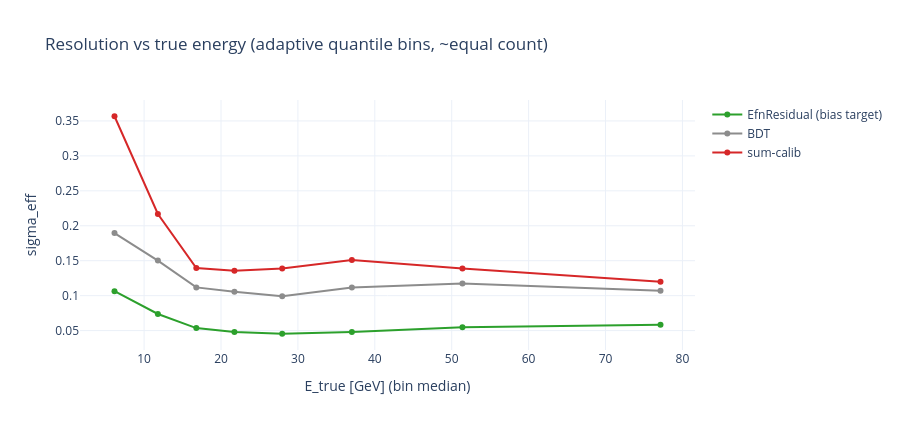

Notebook code for this chart:
### Markdown cell above
## Resolution vs energy - adaptive (quantile) bins 
For the best model, the BDT, and the raw calibrated sum, compute `sigma_eff` inside each equal-count energy bin. Adaptive bins keep the high-energy points from going noisy.

### Code cell
def sigma_vs_energy(pred_e, true_e, edges):
    cx, sy, ny = [], [], []
    for i in range(len(edges) - 1):
        hi = edges[i + 1] + (1e-6 if i == len(edges) - 2 else 0.0)
        m = (true_e >= edges[i]) & (true_e < hi)
        if m.sum() >= 20:
            cx.append(float(np.median(true_e[m])))
            sy.append(float(resolution(pred_e[m], true_e[m])["sigma_eff"]))
            ny.append(int(m.sum()))
    return np.array(cx), np.array(sy), ny

best_name = summary13.iloc[0]["variant"]
ma, mb = calib[best_name]
pe_best = np.exp(ma * predict_raw(models[best_name], kte) + mb)
pe_bdt = np.exp(gb.predict(agg[kte]))
pe_sum = np.exp(la * agg[kte, 0] + lb)

curves = {best_name: pe_best, "BDT": pe_bdt, "sum-calib": pe_sum}
cols = {best_name: "#2ca02c", "BDT": "#8c8c8c", "sum-calib": "#d62728"}
fig = go.Figure()
for name, pe in curves.items():
    cx, sy, ny = sigma_vs_energy(pe, Et[kte], edges)
    fig.add_trace(go.Scatter(x=cx, y=sy, mode="lines+markers", name=name, line=dict(color=cols[name])))
fig.update_layout(template="plotly_white", height=430,
                  title="Resolution vs true energy (adaptive quantile bins, ~equal count)",
                  xaxis_title="E_true [GeV] (bin median)", yaxis_title="sigma_eff")
fig.show()

### Figure 1 — Plotly figure (JSON) as saved in the notebook; plotly's stock layout.template omitted (floating-point values rounded to 4 significant figures)
{"data": [{"line": {"color": "#2ca02c"}, "mode": "lines+markers", "name": "EfnResidual (bias target)", "type": "scatter", "x": [6.15, 11.79, 16.79, 21.74, 27.96, 37.02, 51.4, 77.15], "y": [0.1064, 0.0738, 0.0536, 0.048, 0.0455, 0.048, 0.0549, 0.0583]}, {"line": {"color": "#8c8c8c"}, "mode": "lines+markers", "name": "BDT", "type": "scatter", "x": [6.15, 11.79, 16.79, 21.74, 27.96, 37.02, 51.4, 77.15], "y": [0.1895, 0.1502, 0.1118, 0.1056, 0.0992, 0.1118, 0.1175, 0.107]}, {"line": {"color": "#d62728"}, "mode": "lines+markers", "name": "sum-calib", "type": "scatter", "x": [6.15, 11.79, 16.79, 21.74, 27.96, 37.02, 51.4, 77.15], "y": [0.3567, 0.2168, 0.1394, 0.1357, 0.139, 0.151, 0.1387, 0.1199]}], "layout": {"height": 430, "title": {"text": "Resolution vs true energy (adaptive quantile bins, ~equal count)"}, "xaxis": {"title": {"text": "E_true [GeV] (bin median)"}}, "yaxis": {"title": {"text": "sigma_eff"}}}}
